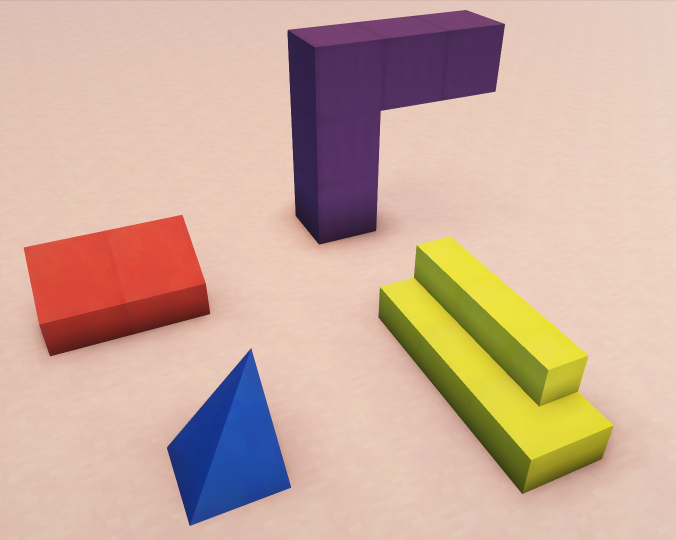
#> input picture l1/scenes/minecraft2.png, 1352 x 1080 px (shown at 1/2 size)
$ python ground_plane_exclusion.py
#> lines starting #> are read from the running program, lines starting #| are printed output that depends on the picture; after the words box and inside, x2 and y2 are one past the last pixel; in counts of white or black regions, pixels touching at a corner belong together
import cv2
import numpy as np

# 1548 x 1080
original = cv2.imread('../scenes/minecraft2.png')
#> original is the input picture: shape (1080, 1352, 3); mean B, G, R 156.4, 172.8, 204.5
original_resized = cv2.resize(original, (800, 600))
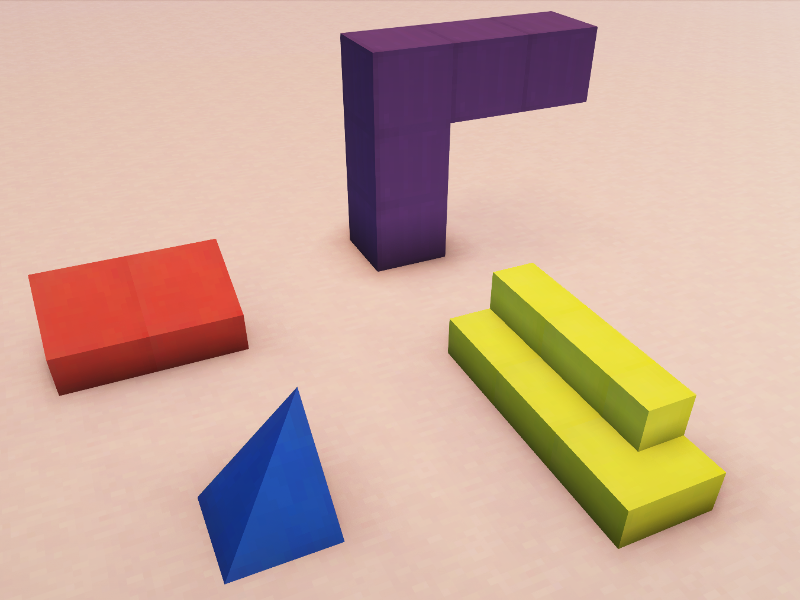
#> original_resized: shape (600, 800, 3); mean B, G, R 156.4, 172.7, 204.4
hsv = cv2.cvtColor(original_resized, cv2.COLOR_BGR2HSV)
#> hsv: shape (600, 800, 3); mean H, S, V 24.9, 81.3, 209.9


lower = np.array([0, 38, 0])  # H S V min
upper = np.array([12, 86, 255])  # H S V max
erode_iter = 2
open_iter  = 0

kernel = np.ones((3, 3), np.uint8)

mask_bg = cv2.inRange(hsv, lower, upper)
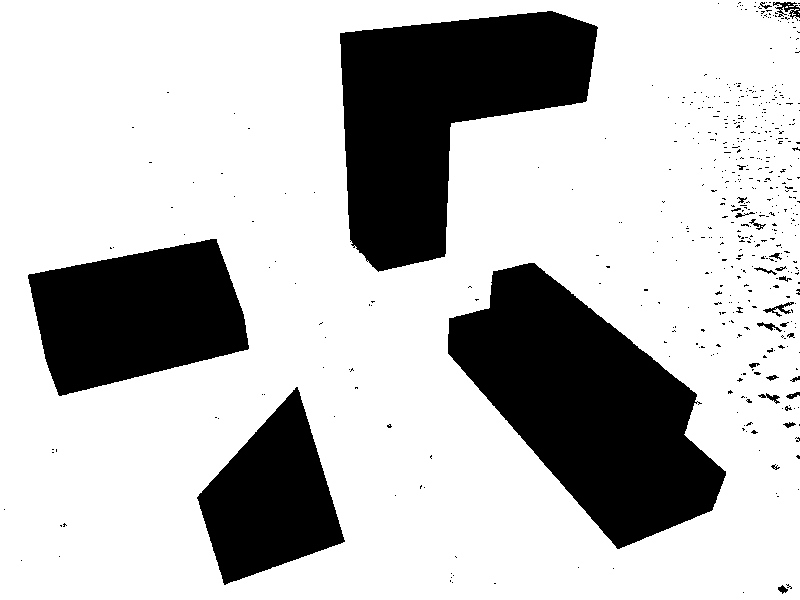
#> mask_bg: shape (600, 800); 74.6% white; 512 black regions (485 under 20 px), largest, box (x1, y1, x2, y2) and area: (448, 263, 726, 549) 41205, (340, 11, 598, 272) 37903, (28, 239, 249, 396) 23820
mask_fg = cv2.bitwise_not(mask_bg)

mask_fg = cv2.morphologyEx(mask_fg, cv2.MORPH_OPEN, kernel, iterations=open_iter)
mask_fg = cv2.erode(mask_fg, kernel, iterations=erode_iter)
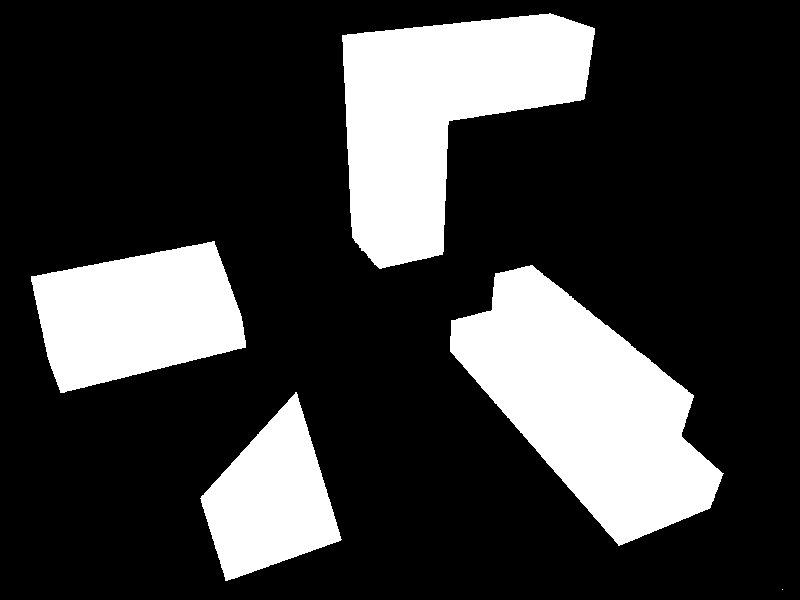
#> mask_fg: shape (600, 800); 23.3% white; 5 white regions (1 under 20 px), largest, box (x1, y1, x2, y2) and area: (450, 265, 724, 546) 38904, (342, 13, 595, 269) 35837, (31, 241, 246, 393) 22325, (200, 392, 342, 581) 14978

result = cv2.bitwise_and(original_resized, original_resized, mask=mask_fg)
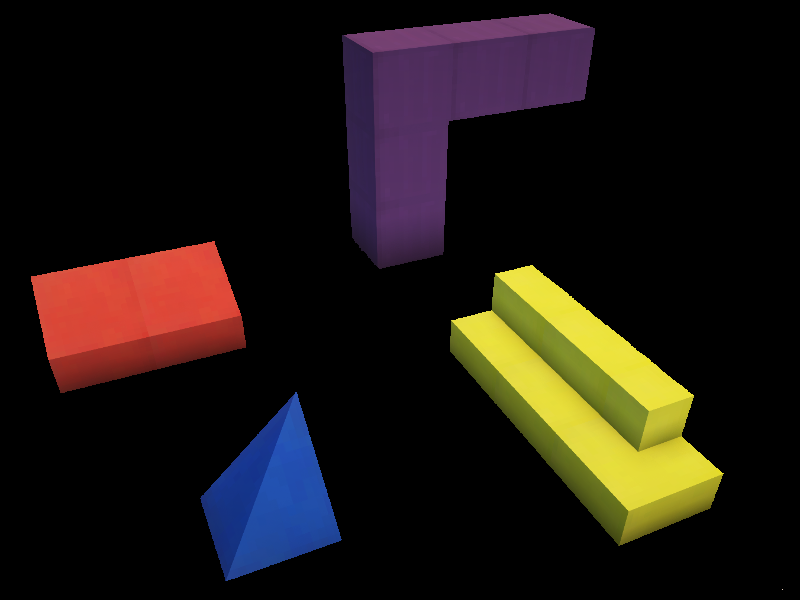
#> result: shape (600, 800, 3); mean B, G, R 17.9, 22.9, 30.4

cv2.imwrite('clean_blocks.png', result)
cv2.imshow("result", result)
cv2.waitKey(0)
cv2.destroyAllWindows()

$ run again, with l1/scenes/minecraft3.png copied over l1/scenes/minecraft2.png
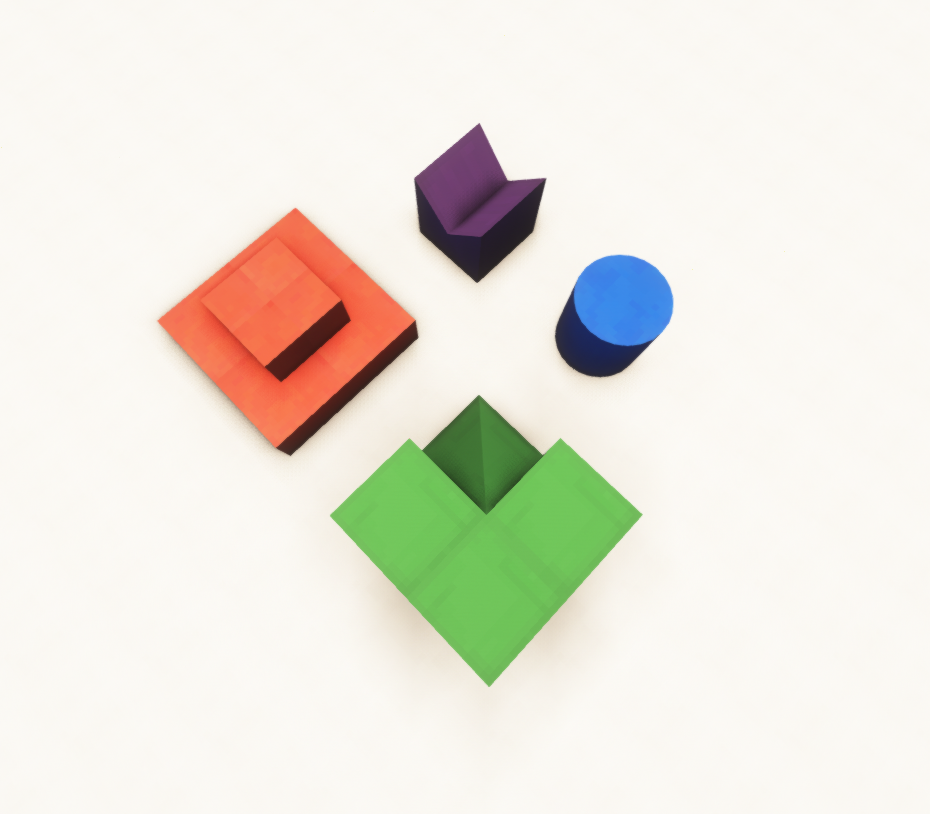
#> input picture l1/scenes/minecraft3.png, 930 x 814 px
#> original is the input picture: shape (814, 930, 3); mean B, G, R 220.7, 231.3, 234.2
#> hsv: shape (600, 800, 3); mean H, S, V 24.8, 27.2, 240.6
#> `mask_bg = cv2.inRange(hsv, lower, upper)`:
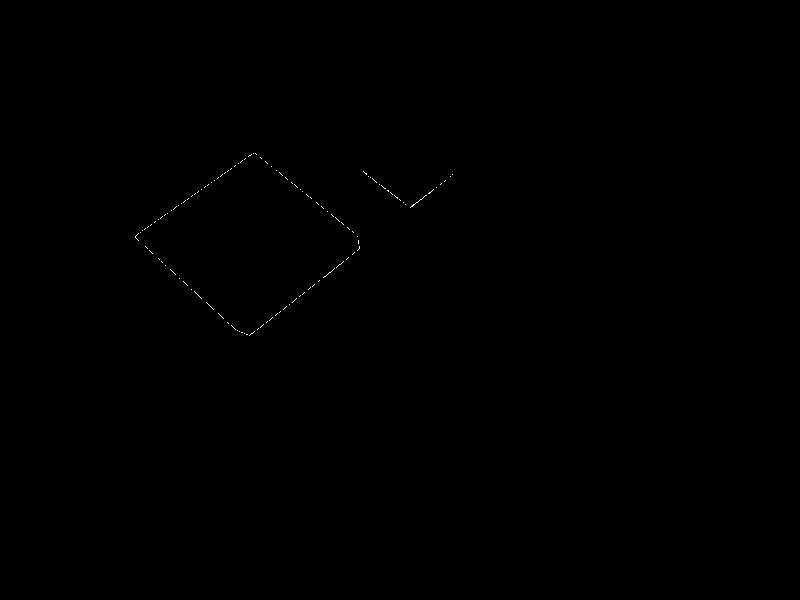
#> mask_bg: shape (600, 800); 0.07% white in thin lines or dots, all inside (x1, y1, x2, y2) = (135, 153, 453, 336)
#> `mask_fg = cv2.erode(mask_fg, kernel, iterations=erode_iter)`:
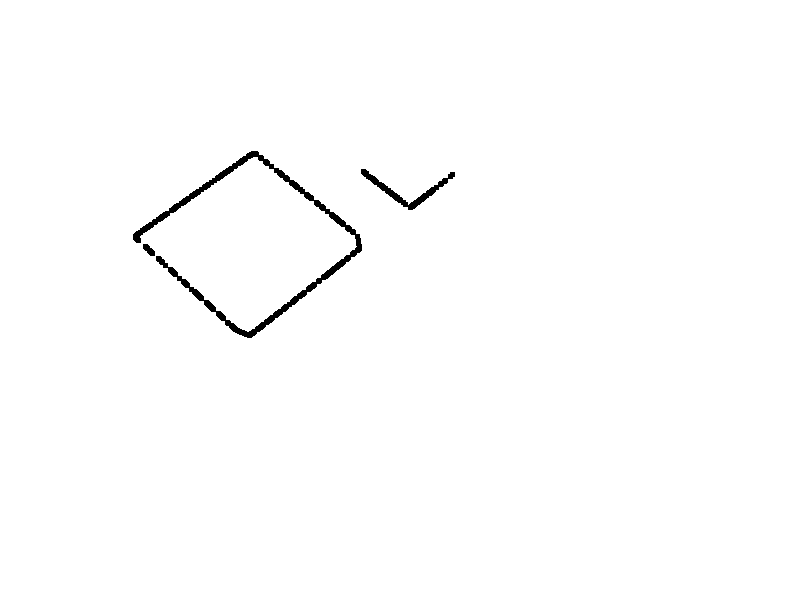
#> mask_fg: shape (600, 800); 99.2% white; 3 black regions, box (x1, y1, x2, y2) and area: (133, 151, 362, 338) 3136, (361, 169, 455, 210) 683, (143, 244, 155, 256) 86

$ run again, with l1/scenes/minecraft5.png copied over l1/scenes/minecraft2.png
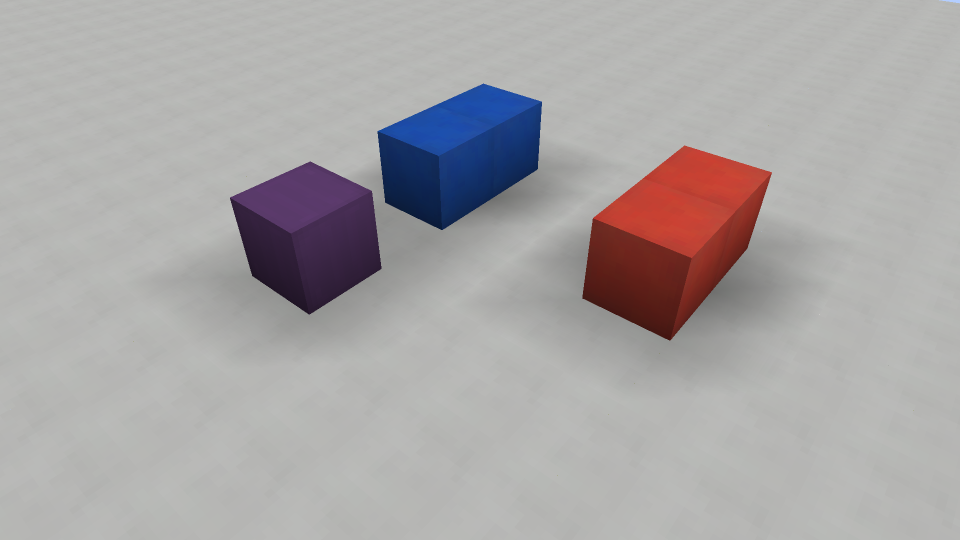
#> input picture l1/scenes/minecraft5.png, 1920 x 1080 px (shown at 1/2 size)
#> original is the input picture: shape (1080, 1920, 3); mean B, G, R 166.5, 165.8, 169.1
#> hsv: shape (600, 800, 3); mean H, S, V 39.7, 21, 173
#> `mask_bg = cv2.inRange(hsv, lower, upper)`:
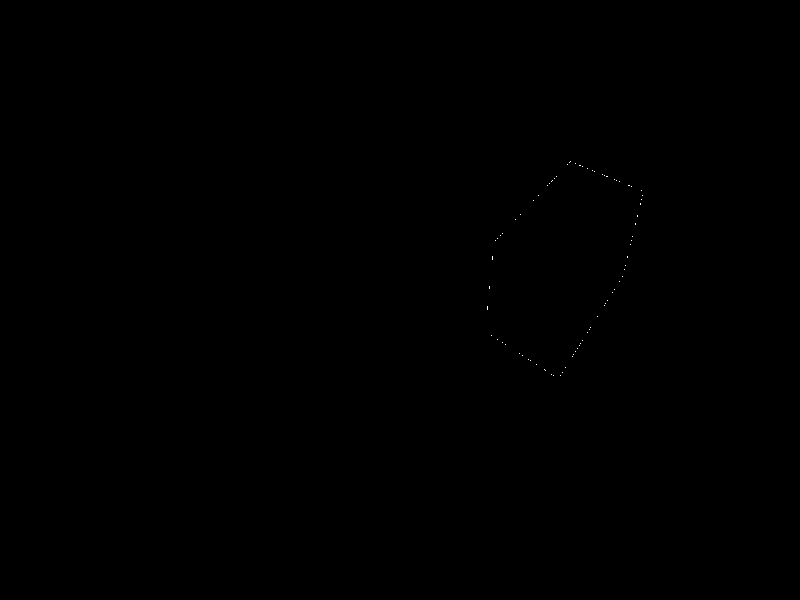
#> mask_bg: shape (600, 800); 0.02% white in thin lines or dots, all inside (x1, y1, x2, y2) = (487, 161, 643, 376)
#> `mask_fg = cv2.erode(mask_fg, kernel, iterations=erode_iter)`:
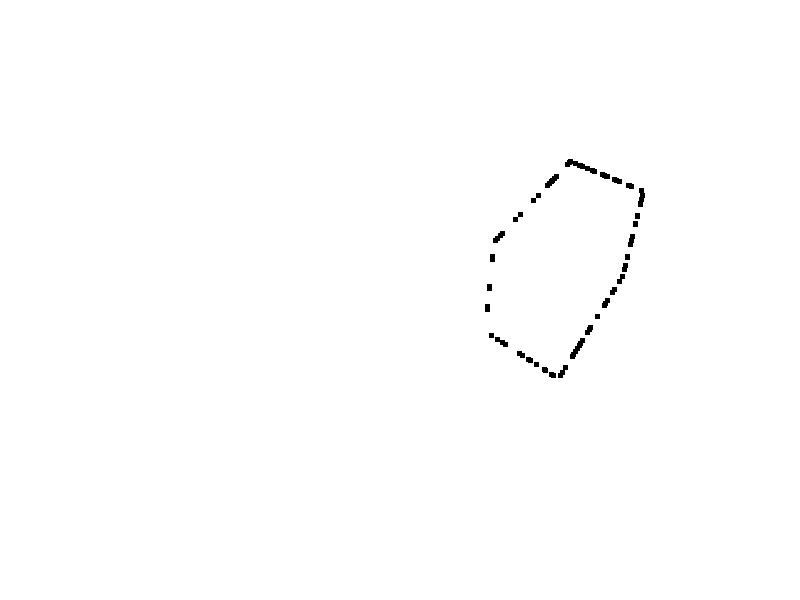
#> mask_fg: shape (600, 800); 99.6% white; 31 black regions, largest, box (x1, y1, x2, y2) and area: (565, 159, 597, 174) 178, (570, 338, 585, 359) 127, (545, 174, 559, 188) 98
